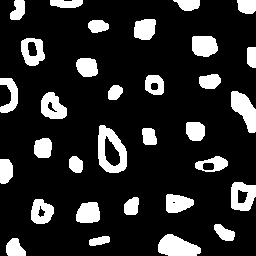
//> input picture codigos/DCA0445 - Processamento Digital de Imagens/Exercicios/3.2/bolhas.png, 256 x 256 px
$ ./labeling   (built with g++ and OpenCV 4)
//> lines starting //> are read from the running program, lines starting //| are printed output that depends on the picture; after the words box and inside, x2 and y2 are one past the last pixel; in counts of white or black regions, pixels touching at a corner belong together
#include <iostream>
#include <opencv2/opencv.hpp>

using namespace cv;
using namespace std;

int main(int argc, char **argv)
{
    cv::Mat image;
    int width, height;
    int nobjects, nburacos;
    cv::Point p;
    image = cv::imread("bolhas.png", cv::IMREAD_GRAYSCALE);
//> image: 256 rows x 256 cols, CV_8UC1; 16.5% white; 32 white regions, largest, box (x1, y1, x2, y2) and area: (98, 125, 127, 173) 789, (158, 234, 201, 256) 669, (231, 91, 256, 133) 613

    if (!image.data)
    {
        std::cout << "imagem nao carregou corretamente\n";
        return (-1);
    }
    width = image.cols;
//> width = 256
    height = image.rows;
//> height = 256
    std::cout << width << "x" << height << std::endl;
//| 256x256

    p.x = 0;
    p.y = 0;

    // Removendo os objetos percentes as bordas
    // Bordas das laterais esquerdas e direitas
    for (int i = 0; i < height; i++)
    {
        if (image.at<uchar>(i, 0) == 255)
        {
            p.x = 0;
            p.y = i;
            // preenche o objeto com 0
            cv::floodFill(image, p, 0);
        }

        if (image.at<uchar>(i, width - 1) == 255)
        {
            p.x = width - 1;
            p.y = i;
            // preenche o objeto com 0
            cv::floodFill(image, p, 0);
        }
    }
//> this loop made 256 passes
//> pass 1, `cv::floodFill(image, p, 0);`:
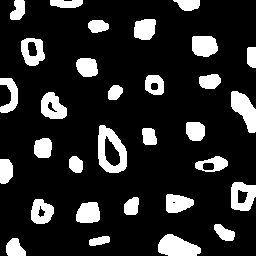
//> image: 256 rows x 256 cols, CV_8UC1; 16.2% white; 31 white regions, largest, box (x1, y1, x2, y2) and area: (98, 125, 127, 173) 789, (158, 234, 201, 256) 669, (231, 91, 256, 133) 613
//> after the loop:
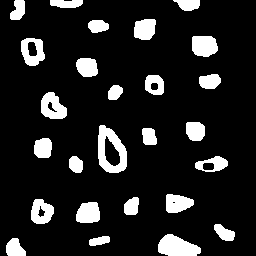
//> image: 256 rows x 256 cols, CV_8UC1; 13.2% white; 26 white regions, largest, box (x1, y1, x2, y2) and area: (98, 125, 127, 173) 789, (158, 234, 201, 256) 669, (41, 92, 67, 119) 481
    cv::imwrite("image_bordas_verticais.png", image);
    // Bordas das partes superior e inferior
    for (int i = 1; i < width - 1; i++)
    {
        if (image.at<uchar>(0, i) == 255)
        {
            p.x = i;
            p.y = 0;
            cv::floodFill(image, p, 0);
        }

        if (image.at<uchar>(height - 1, i) == 255)
        {
            p.x = i;
            p.y = height - 1;
            cv::floodFill(image, p, 0);
        }
    }
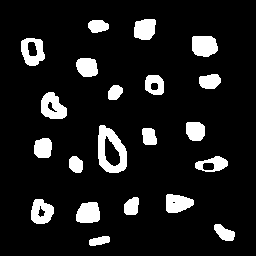
//> image: 256 rows x 256 cols, CV_8UC1; 10.7% white; 21 white regions, largest, box (x1, y1, x2, y2) and area: (98, 125, 127, 173) 789, (41, 92, 67, 119) 481, (192, 36, 218, 57) 467
    cv::imwrite("image_bordas_horizontais.png", image);

    p.x = 0;
//> p = Point(0, 0)
    p.y = 0;
    cv::floodFill(image, p, 120);
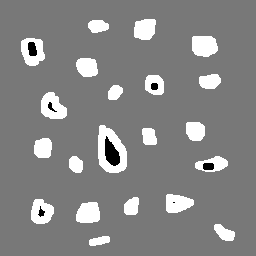
//> image: 256 rows x 256 cols, CV_8UC1; min 0, max 255, mean 133.4

    // busca objetos presentes
    nobjects = 0;
    for (int i = 0; i < height; i++)
    {
        for (int j = 0; j < width; j++)
        {
            if (image.at<uchar>(i, j) == 255)
            {
                // achou um objeto
                nobjects++;
                p.x = j;
                p.y = i;
                cv::floodFill(image, p, 50);
            }
        }
    }
//> this loop made 256 passes
//> nobjects on passes 1 to 3: 0, 0, 0
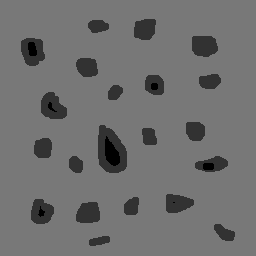
//> image: 256 rows x 256 cols, CV_8UC1; 10.73% of pixels changed, all inside (x1, y1, x2, y2) = (21, 19, 235, 246)
//> after the loop, nobjects = 21
    cv::imwrite("image_num_objetos.png", image);

    // numero de buracos
    nburacos = 0;
    for (int i = 0; i < height; i++)
    {
        for (int j = 0; j < width; j++)
        {
            if (image.at<uchar>(i, j) == 0)
            {
                // achou um objeto
                nburacos++;
                p.x = j;
                p.y = i;
                cv::floodFill(image, p, 200);
            }
        }
    }
//> this loop made 256 passes
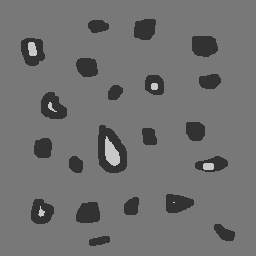
//> image: 256 rows x 256 cols, CV_8UC1; 0.88% of pixels changed, all inside (x1, y1, x2, y2) = (28, 42, 214, 217)
//> after the loop, nburacos = 7
    std::cout << "Foram encontrados " << nobjects << " objetos" << endl;
//| Foram encontrados 21 objetos
    std::cout << "Foram encontrados " << nburacos << " objetos contendo buracos" << endl;
//| Foram encontrados 7 objetos contendo buracos
    cv::imshow("image", image);
    cv::imwrite("labeling.png", image);
    cv::waitKey();
    return 0;
}
